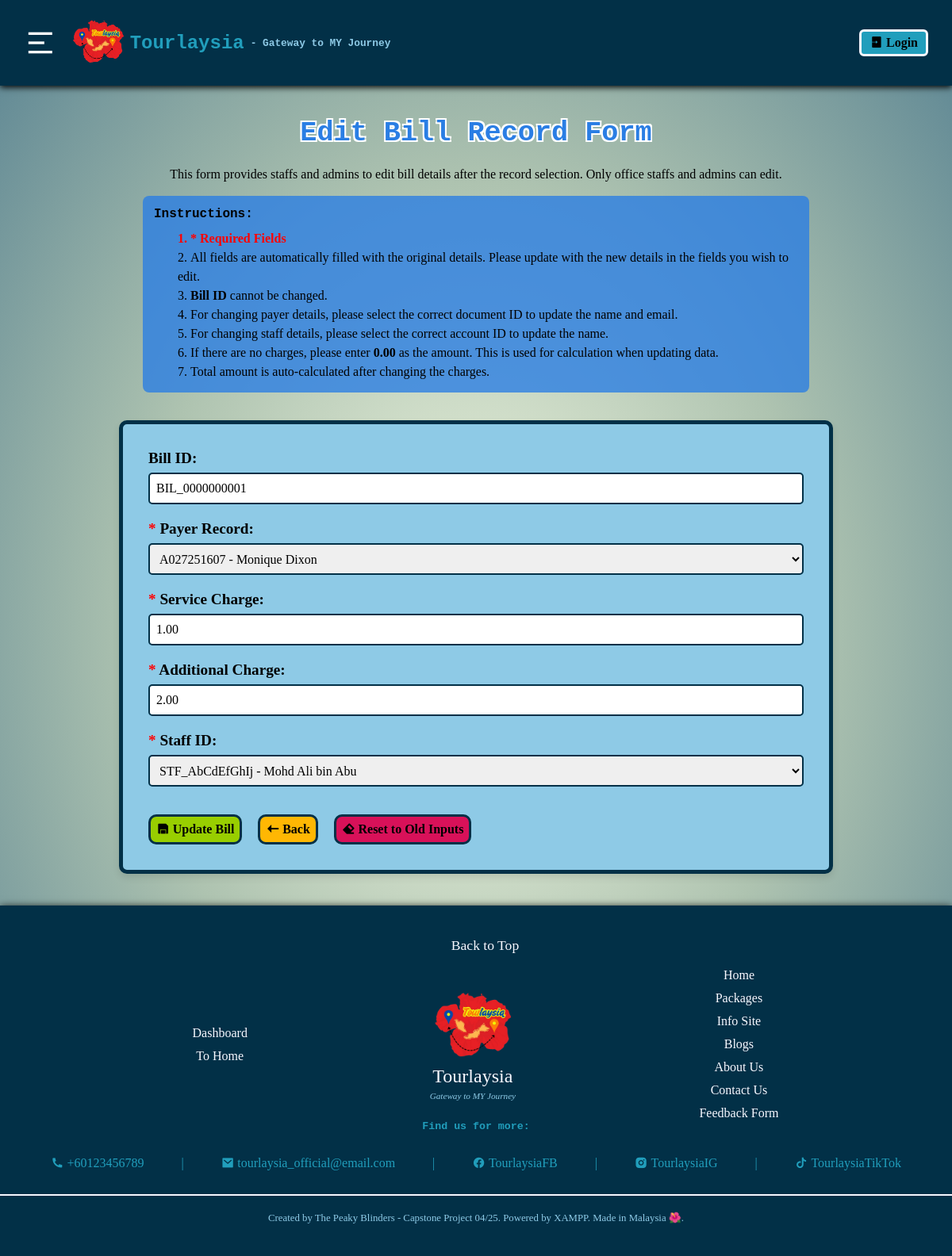
Page /staff_dashboard/edit_billRec.php?billID=BIL_0000000001 on the committed database.
### tables this page shows
CREATE TABLE `bill_rec_t` (
  `bil_ID` varchar(14) NOT NULL,
  `usr_ID` varchar(14) NOT NULL,
  `usr_name` varchar(50) NOT NULL,
  `usr_email` varchar(50) NOT NULL,
  `sbt_amount` decimal(10,2) NOT NULL,
  `svc_charge` decimal(10,2) NOT NULL,
  `add_charge` decimal(10,2) DEFAULT NULL,
  `tot_amount` decimal(10,2) NOT NULL,
  `stf_ID` varchar(14) NOT NULL,
  `stf_name` varchar(50) NOT NULL
);

CREATE TABLE `user_account_t` (
  `usr_ID` varchar(14) NOT NULL,
  `usr_role` varchar(12) NOT NULL,
  `usr_doc_ID` varchar(20) NOT NULL,
  `usr_name` varchar(50) NOT NULL,
  `usr_email` varchar(50) NOT NULL,
  `usr_no_tel` varchar(20) NOT NULL,
  `usr_gender` varchar(6) NOT NULL,
  `usr_country` varchar(50) NOT NULL,
  `usr_prof_pic` varchar(100) DEFAULT NULL,
  `usr_job_pos` varchar(50) DEFAULT NULL,
  `usr_dep` varchar(18) DEFAULT NULL,
  `usr_pswd` varchar(20) NOT NULL,
  `usr_status` varchar(8) NOT NULL
);

### staff_dashboard/edit_billRec.php (the view, shortened to what this page needs)
<!DOCTYPE html>
<html lang="en">
<head>
    <link rel="stylesheet" href="./staff_styles/staff_styles.css">
    <link rel="stylesheet" href="./staff_styles/add_edit_recInfo.css">
</head>
<body>
    <?php include 'staff_header.php';?>
    <?php
        include './staff_crud/db_connection.php';
        $billIDRef = $_GET['billID'];
        $queryA = "SELECT * FROM bill_rec_t WHERE bil_ID = '$billIDRef';";
        $resultsA = mysqli_query($connection, $queryA);
        $dataA = mysqli_fetch_assoc($resultsA);
        $userIDRef = $dataA['usr_ID'];
        $servChargeRef = $dataA['svc_charge'];
        $addChargeRef = $dataA['add_charge'];
        $staffIDRef = $dataA['stf_ID'];
    ?>
    <div class="edit-title-desc">
        <h2 class="edit-title">Edit Bill Record Form</h2>
        <div class="edit-desc-div">
            <p class="edit-desc">This form provides staffs and admins to edit bill details after the record selection. Only office staffs and admins can edit.</p>
        </div>
        <div class="edit-inst-div">
            <h4 style="padding-bottom:10px;">Instructions:</h4>
            <ol class="edit-list">
                <li>* Required Fields</li>
                <li>All fields are automatically filled with the original details. Please update with the new details in the fields you wish to edit.</li>
                <li><b>Bill ID</b> cannot be changed.</li>
                <li>For changing payer details, please select the correct document ID to update the name and email.</li>
                <li>For changing staff details, please select the correct account ID to update the name.</li>
                <li>If there are no charges, please enter <b>0.00</b> as the amount. This is used for calculation when updating data.</li>
                <li>Total amount is auto-calculated after changing the charges.</li>
            </ol>
        </div>
    </div>
    <form action="" method="POST" class="edit-rec-form">
        <div class="label-field-div">
            <label for="billID">Bill ID:</label>
            <input type="text" id="billID" name="billID" value="<?php echo $billIDRef;?>" readonly>
        </div>
        <div class="label-field-div">
            <label for="payerID"><span>*</span> Payer Record:</label>
            <select id="payerID" name="usrID" required>
                <?php
                    $queryC = "SELECT usr_ID, usr_doc_ID, usr_name FROM user_account_t WHERE usr_role = 'Tourist';";
                    $resultsC = mysqli_query($connection, $queryC);
                    while ($dataC = mysqli_fetch_assoc($resultsC)) {
                ?>
                        <option value="<?php echo $dataC['usr_ID'];?>" <?php if ($userIDRef == $dataC['usr_ID']) echo "selected"; ?>>
                            <?php echo $dataC['usr_doc_ID'];?> - <?php echo $dataC['usr_name'];?>
                        </option>
                <?php
                    }
                ?>
            </select>
        </div>
        <div class="label-field-div">
            <label for="svcCharge"><span>*</span> Service Charge:</label>
            <input type="number" id="svcCharge" name="serviceCharge" placeholder="E.g. 10.00" value="<?php echo $servChargeRef?>" step=".01" min="0.01" required>
        </div>
        <div class="label-field-div">
            <label for="addCharge"><span>*</span> Additional Charge:</label>
            <input type="number" id="addCharge" name="additionalCharge" placeholder="E.g. 10.00" value="<?php echo $addChargeRef?>" step=".01" min="0.01" required>
        </div>
        <div class="label-field-div">
            <label for="staffID"><span>*</span> Staff ID:</label>
            <select id="staffID" name="stfID" required>
                <?php
                    $queryD = "SELECT usr_ID, usr_name FROM user_account_t WHERE usr_role = 'Office staff';";
                    $resultsD = mysqli_query($connection, $queryD);
                    while ($dataD = mysqli_fetch_assoc($resultsD)) {
                ?>
                        <option value="<?php echo $dataD['usr_ID'];?>" <?php if ($staffIDRef == $dataD['usr_ID']) echo "selected"; ?>>
                            <?php echo $dataD['usr_ID'];?> - <?php echo $dataD['usr_name'];?>
                        </option>
                <?php
                    }
                ?>
            </select>
        </div>
        <div class="form-buttons-div">
            <button type="submit" name="updateBillRec">
                <i class="ri-save-fill"></i>
                Update Bill
            </button>
            <button type="button" name="backPrevPage" onclick="history.back();">
                <i class="ri-arrow-left-long-fill"></i>
                Back
            </button>
            <button type="reset" name="eraseData">
                <i class="ri-eraser-fill"></i>
                Reset to Old Inputs
            </button>
         </div>
    </form>
    <?php include 'staff_footer.php';?>
</body>
</html>

### staff_dashboard/staff_styles/staff_styles.css (style rules this page uses)
body { background: radial-gradient(#eff6e0, #aec3b0, #598392); margin: 0; }
h1, h2, h3, h4, h5, h6 { font-family: Rockwell, Courier Bold, Courier, Georgia, Times, Times New Roman, serif; }
p, span, a, ul, ol, button, input, select, textarea, table, tr, th, td { font-family: Lucida Bright, Georgia, serif; }

### staff_dashboard/staff_styles/add_edit_recInfo.css (style rules this page uses)
* { margin: 0; padding: 0; box-sizing: border-box; overflow-x: hidden; }
.edit-title-desc { display: flex; justify-content: center; flex-direction: column; align-items: center; }
.edit-title { margin: 0 30px 20px 30px; font-size: 2.2rem; color: #2a7ee4; text-align: center; text-shadow: -2px -2px 0 #ffffff, 2px -2px 0 #ffffff, -2px 2px 0 #ffffff, 2px 2px 0 #ffffff; }
.edit-inst-div { width: 70%; margin-bottom: 35px; background-color: #2a7ee4c9; padding: 14px; border-radius: 8px; }
.edit-desc-div { display: flex; justify-content: center; width: 70%; text-align: justify; line-height: 1.5; margin-bottom: 15px; }
.edit-list { padding-left: 30px; line-height: 1.5; list-style-position: inside; }
.edit-list li:first-child { color: red; font-weight: bold; }
.edit-rec-form { display: flex; flex-direction: column; width: 100%; max-width: 900px; margin: 0 auto 2rem auto; padding: 2rem; background-color: #8ECAE6; border: 5px solid #023047; border-radius: 10px; box-shadow: 0 5px 10px rgba(0,0,0,0.1); gap: 20px; transition: max-width 0.5s ease; }
.label-field-div:not(.radio-div) { display: flex; flex-direction: column; justify-content: flex-start; gap: 7px; }
.label-field-div label span { color: red; }
.label-field-div label:not(#radioLabel) { font-weight: bold; font-size: 1.2rem; }
.label-field-div input:not(input[type="radio"]):not(input[type="file"]), .label-field-div select { font-size: 1rem; height: 40px; padding: 8px; border: 2px solid #023047; border-radius: 5px; }
.label-field-div select { cursor: pointer; }
.form-buttons-div { display: flex; gap: 20px; margin-top: 15px; }
.form-buttons-div button { padding: 7px; border: 3px solid #023047; border-radius: 10px; cursor: pointer; font-size: 1rem; transition: background-color 0.5s ease, color 0.5s ease; font-weight: bold; }
.form-buttons-div button[type="submit"] { background-color: #98CE00; }
.form-buttons-div button[name="backPrevPage"] { background-color: #FFB703; }
.form-buttons-div button[name="eraseData"] { background-color: #D81159; }

### rows in the picture
bill_rec_t: usrID "A027251607 - Monique Dixon", serviceCharge "1.00", additionalCharge "2.00", stfID "STF_AbCdEfGhIj - Mohd Ali bin Abu"
